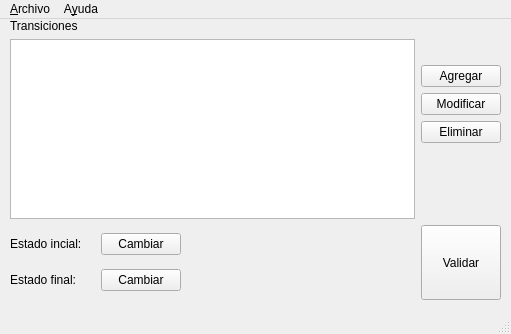
<?xml version="1.0" encoding="UTF-8"?>
<ui version="4.0">
 <class>MainWindow</class>
 <widget class="QMainWindow" name="MainWindow">
  <property name="geometry">
   <rect>
    <x>0</x>
    <y>0</y>
    <width>511</width>
    <height>334</height>
   </rect>
  </property>
  <property name="windowTitle">
   <string>MainWindow</string>
  </property>
  <widget class="QWidget" name="centralwidget">
   <widget class="QWidget" name="gridLayoutWidget">
    <property name="geometry">
     <rect>
      <x>10</x>
      <y>0</y>
      <width>491</width>
      <height>281</height>
     </rect>
    </property>
    <layout class="QGridLayout" name="gridLayoutMain">
     <item row="0" column="0">
      <layout class="QVBoxLayout" name="verticalLayoutTrans">
       <item>
        <widget class="QLabel" name="label_Transicion">
         <property name="text">
          <string>Transiciones</string>
         </property>
        </widget>
       </item>
       <item>
        <widget class="QListView" name="listView_Transicion"/>
       </item>
      </layout>
     </item>
     <item row="0" column="1">
      <layout class="QVBoxLayout" name="verticalLayoutButtons">
       <item>
        <spacer name="verticalSpacerTop">
         <property name="orientation">
          <enum>Qt::Vertical</enum>
         </property>
         <property name="sizeHint" stdset="0">
          <size>
           <width>20</width>
           <height>80</height>
          </size>
         </property>
        </spacer>
       </item>
       <item>
        <widget class="QPushButton" name="buttonAgregar">
         <property name="text">
          <string>Agregar</string>
         </property>
        </widget>
       </item>
       <item>
        <widget class="QPushButton" name="buttonModificar">
         <property name="text">
          <string>Modificar</string>
         </property>
        </widget>
       </item>
       <item>
        <widget class="QPushButton" name="buttonEliminar">
         <property name="text">
          <string>Eliminar</string>
         </property>
        </widget>
       </item>
       <item>
        <spacer name="verticalSpacerBottom">
         <property name="orientation">
          <enum>Qt::Vertical</enum>
         </property>
         <property name="sizeHint" stdset="0">
          <size>
           <width>20</width>
           <height>110</height>
          </size>
         </property>
        </spacer>
       </item>
      </layout>
     </item>
     <item row="1" column="0">
      <layout class="QGridLayout" name="gridLayoutEstados">
       <item row="1" column="0">
        <widget class="QLabel" name="labelFinal">
         <property name="text">
          <string>Estado final:</string>
         </property>
        </widget>
       </item>
       <item row="1" column="2">
        <widget class="QPushButton" name="buttonCambiarFinal">
         <property name="text">
          <string>Cambiar</string>
         </property>
        </widget>
       </item>
       <item row="0" column="0">
        <widget class="QLabel" name="labelInicial">
         <property name="text">
          <string>Estado incial:</string>
         </property>
        </widget>
       </item>
       <item row="0" column="2">
        <widget class="QPushButton" name="buttonCambiarInicial">
         <property name="text">
          <string>Cambiar</string>
         </property>
        </widget>
       </item>
       <item row="1" column="1">
        <widget class="QLabel" name="labelEstadoFinal">
         <property name="text">
          <string>&lt;estado final&gt;</string>
         </property>
        </widget>
       </item>
       <item row="0" column="1">
        <widget class="QLabel" name="labelEstadoInicial">
         <property name="text">
          <string>&lt;estado inicial&gt;</string>
         </property>
        </widget>
       </item>
       <item row="0" column="3">
        <spacer name="horizontalSpacer">
         <property name="orientation">
          <enum>Qt::Horizontal</enum>
         </property>
         <property name="sizeHint" stdset="0">
          <size>
           <width>40</width>
           <height>20</height>
          </size>
         </property>
        </spacer>
       </item>
      </layout>
     </item>
     <item row="1" column="1">
      <widget class="QPushButton" name="buttonValidar">
       <property name="minimumSize">
        <size>
         <width>75</width>
         <height>75</height>
        </size>
       </property>
       <property name="text">
        <string>Validar</string>
       </property>
      </widget>
     </item>
    </layout>
   </widget>
  </widget>
  <widget class="QMenuBar" name="menubar">
   <property name="geometry">
    <rect>
     <x>0</x>
     <y>0</y>
     <width>511</width>
     <height>30</height>
    </rect>
   </property>
   <widget class="QMenu" name="menuArchivo">
    <property name="title">
     <string>&amp;Archivo</string>
    </property>
    <addaction name="actionSalir"/>
   </widget>
   <widget class="QMenu" name="menuAyuda">
    <property name="title">
     <string>A&amp;yuda</string>
    </property>
    <addaction name="actionInstrucciones"/>
    <addaction name="separator"/>
    <addaction name="actionAcerca_de"/>
   </widget>
   <addaction name="menuArchivo"/>
   <addaction name="menuAyuda"/>
  </widget>
  <widget class="QStatusBar" name="statusbar"/>
  <action name="actionSalir">
   <property name="text">
    <string>&amp;Salir</string>
   </property>
  </action>
  <action name="actionInstrucciones">
   <property name="text">
    <string>&amp;Instrucciones</string>
   </property>
  </action>
  <action name="actionAcerca_de">
   <property name="text">
    <string>&amp;Acerca de...</string>
   </property>
  </action>
 </widget>
 <resources/>
 <connections/>
</ui>
